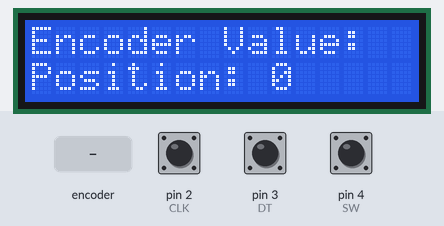
Bench run of a sketch on a simulated Arduino Uno, built with avr-gcc and run on an emulated ATmega328P. Shown: 16×2 character LCD. The test bench sets the inputs (shaded band); at power-on: pin 4 (SW) HIGH, pin 2 (CLK) HIGH, pin 3 (DT) HIGH. What the sketch prints to the serial monitor is not drawn.

Above: at 2.8 s.
2.9 s: rotary encoder on pin 2 (CLK) / pin 3 (DT) turned 3 steps (first pin leading)
At 4.6 s:
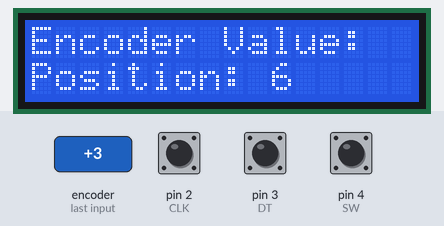
5.0 s: pin 4 (SW) pulled LOW for 0.15 s
At 6.2 s:
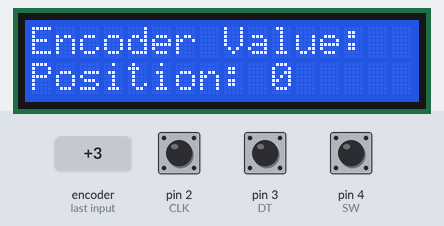
6.6 s: rotary encoder on pin 2 (CLK) / pin 3 (DT) turned 2 steps (second pin leading)
At 8.3 s:
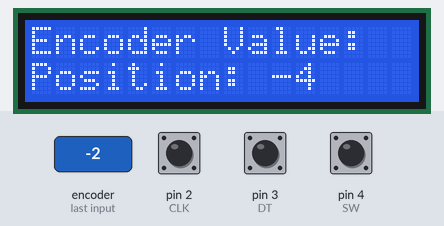
Timing chart, 0 to 9.8 s (numbered marks = the images above; inputs shaded):
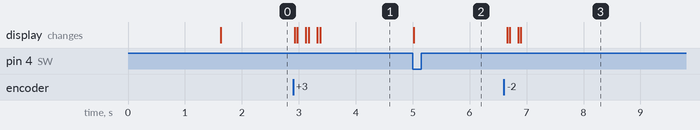

Measured:
- after the input at 2.9 s, the display: first changes at once (image 1 shows a later state)
- after the input at 5.0 s, the display: changes at once (image 2)
- after the input at 6.6 s, the display: first changes after 0.06 s (image 3 shows a later state)

The sketch:

06.ino
```cpp
#include <Wire.h>
#include <LiquidCrystal_I2C.h>

const int CLK = 2;
const int DT  = 3;
const int SW  = 4;

int position = 0;
int lastClk;
int lastButtonState = HIGH;

LiquidCrystal_I2C lcd(0x27, 16, 2);

void setup() {
  pinMode(CLK, INPUT);
  pinMode(DT, INPUT);
  pinMode(SW, INPUT_PULLUP);

  lastClk = digitalRead(CLK);

  Serial.begin(9600);

  lcd.init();
  lcd.backlight();

  lcd.setCursor(0, 0);
  lcd.print("Encoder Monitor");
  lcd.setCursor(0, 1);
  lcd.print("Position: 0");

  delay(1500);
  lcd.clear();
  showPosition();
}

void loop() {
  int clk = digitalRead(CLK);

  // ตรวจจับการหมุน Encoder
  if (clk != lastClk) {
    if (digitalRead(DT) != clk) {
      position++;       // หมุนขวา
    } else {
      position--;       // หมุนซ้าย
    }

    Serial.print("Position: ");
    Serial.println(position);

    showPosition();
  }

  lastClk = clk;

  // ตรวจจับการกดปุ่มแบบกดครั้งเดียว
  int buttonState = digitalRead(SW);

  if (lastButtonState == HIGH && buttonState == LOW) {
    position = 0;

    Serial.println("Reset");

    lcd.setCursor(0, 1);
    lcd.print("Position: 0     ");

    delay(50); // ป้องกันสัญญาณเด้ง
  }

  lastButtonState = buttonState;
}

// ฟังก์ชันแสดงค่าบน LCD
void showPosition() {
  lcd.setCursor(0, 0);
  lcd.print("Encoder Value:  ");

  lcd.setCursor(0, 1);
  lcd.print("Position: ");
  lcd.print(position);
  lcd.print("      ");  // ลบตัวเลขเก่าที่ค้างอยู่
}
```
